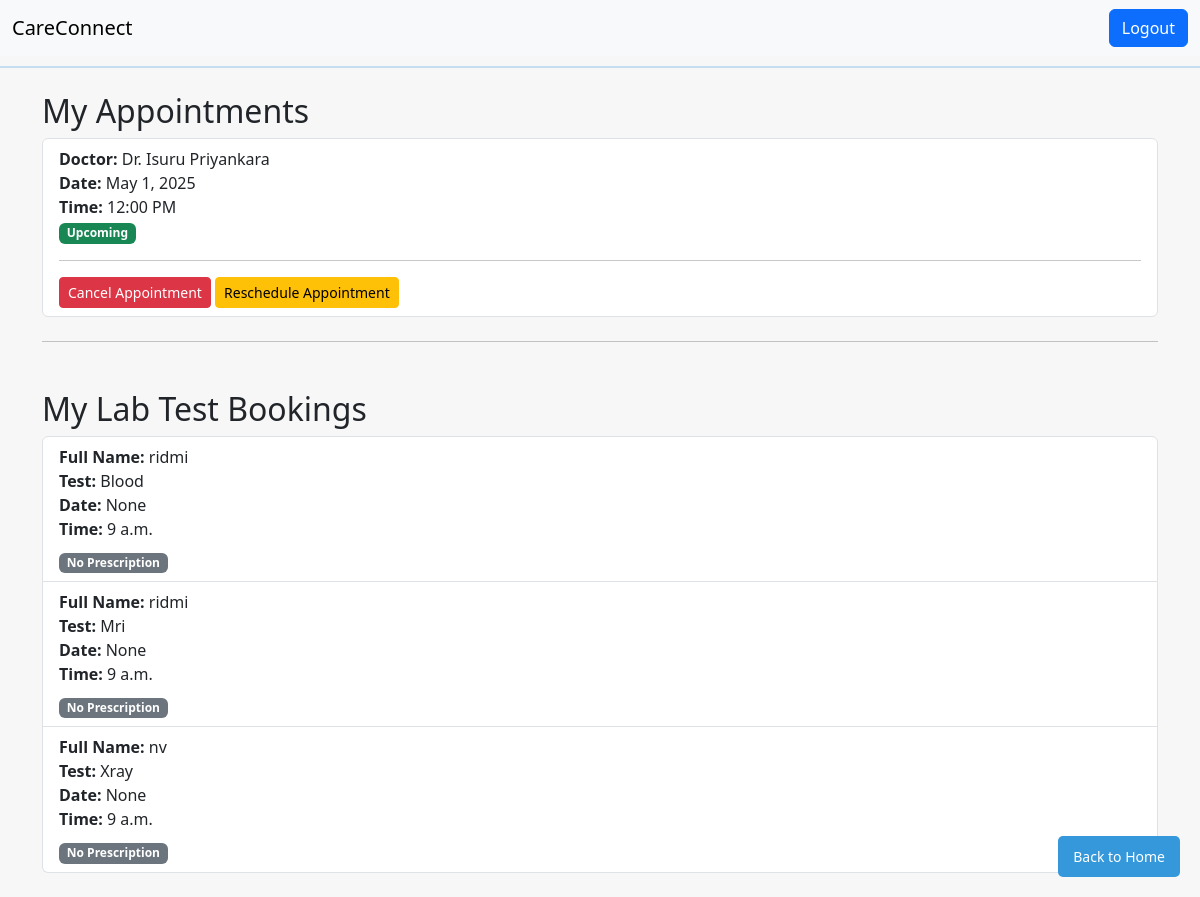
Before: /dashboard/ (signed in) with the older database file.
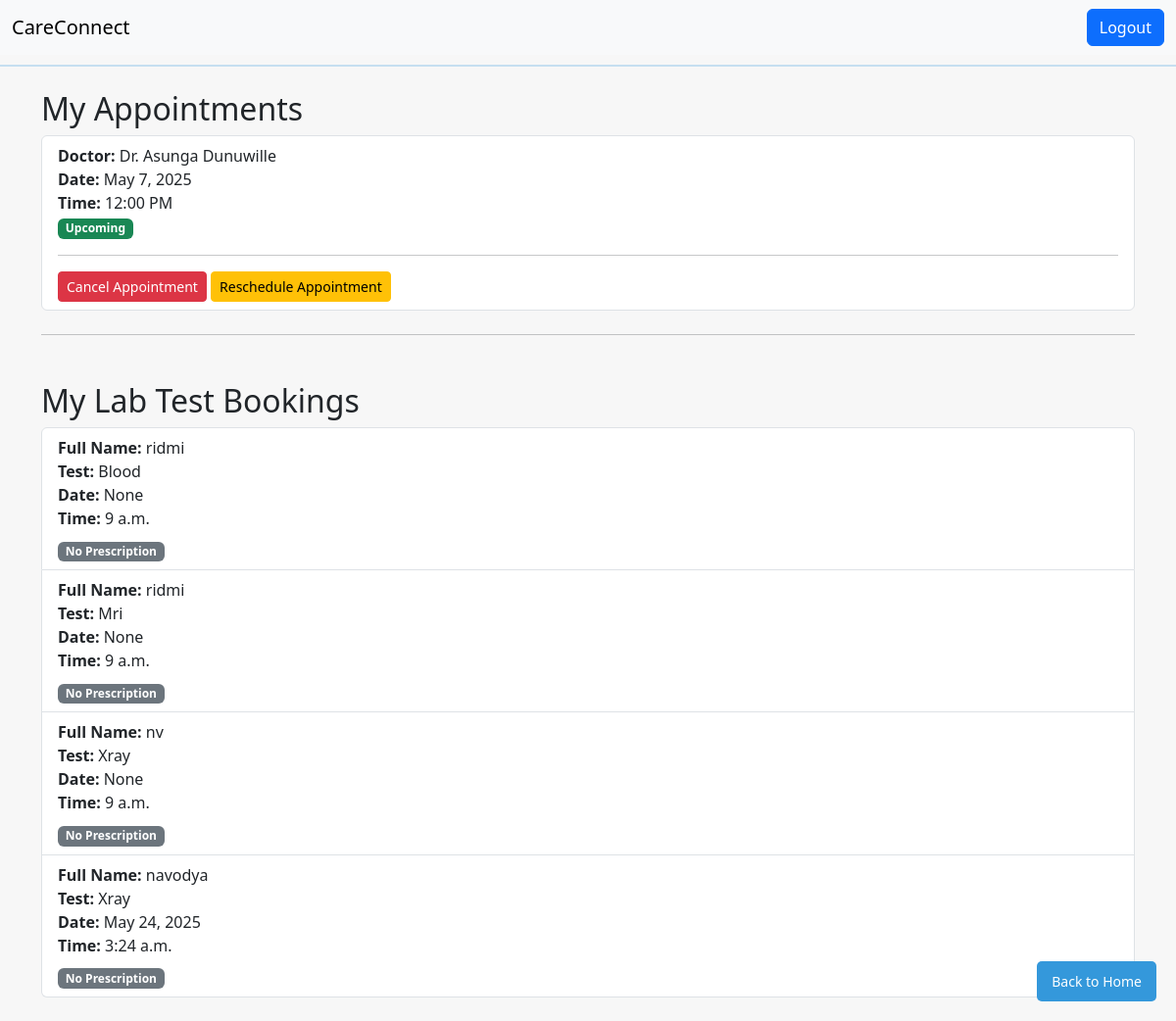
After: the same page with the newer database file.
### core/models.py (models this page shows, shortened)
class Appointment(models.Model):
    PAYMENT_METHOD_CHOICES = [
        ('online', 'Online Payment'),
        ('cash', 'Cash at Visit'),
    ]
    STATUS_CHOICES = [
        ('upcoming', 'Upcoming'),
        ('completed', 'Completed'),
        ('canceled', 'Canceled'),
    ]
    user = models.ForeignKey(User, on_delete=models.CASCADE)
    doctor = models.ForeignKey(Doctor, on_delete=models.CASCADE)
    date = models.DateField()
    time_slot = models.CharField(max_length=50)
    status = models.CharField(max_length=20, choices=STATUS_CHOICES, default='upcoming')
    payment_method = models.CharField(
        max_length=10,
        choices=PAYMENT_METHOD_CHOICES,
        default='online'
    )
    is_paid = models.BooleanField(default=False)
    class Meta:
        unique_together = ('doctor', 'date', 'time_slot')  # Prevent double bookings

class Doctor(models.Model):
    name = models.CharField(max_length=100)
    specialty = models.CharField(max_length=100)
    qualification = models.TextField(blank=True, null=True)
    availability = models.BooleanField(default=True)
    image = models.ImageField(upload_to='doctor_images/', null=True, blank=True)
    rating = models.FloatField(default=0.0)
    consultation_fee = models.DecimalField(max_digits=10, decimal_places=2, default=0.00)

class LabTestBooking(models.Model):
    user = models.ForeignKey(User, on_delete=models.CASCADE)
    full_name = models.CharField(max_length=100)
    email = models.EmailField(default='abc@gmail.com')  # Default email value
    test = models.CharField(max_length=50)
    preferred_date = models.DateField(null=True, blank=True)
    preferred_time = models.TimeField(default="09:00:00")  # Default time value
    prescription = models.FileField(upload_to='prescriptions/', null=True, blank=True)
    notes = models.TextField(blank=True)
    submitted_at = models.DateTimeField(auto_now_add=True)

### core/views.py (the view)
# urls.py: path('dashboard/', views.dashboard, name='dashboard'), #Display dashboard
@login_required
def dashboard(request):
    user = request.user
    appointments = Appointment.objects.filter(user=request.user)
    lab_tests = LabTestBooking.objects.filter(user=request.user)
    return render(request, 'dashboard.html', {
        'appointments': appointments,
        'lab_tests': lab_tests,
    })

### templates/dashboard.html (shortened to what this page needs)
{% extends 'base.html' %}
{% block content %}
<h2>My Appointments</h2>
{% if appointments %}
    <ul class="list-group">
        {% for appointment in appointments %}
            <li class="list-group-item">
                <strong>Doctor:</strong> {{ appointment.doctor.name }} <br>
                <strong>Date:</strong> {{ appointment.date }} <br>
                <strong>Time:</strong> {{ appointment.time_slot }} <br>
                {% if appointment.status == 'upcoming' %}
                    <span class="badge bg-success">Upcoming</span>
                {% elif appointment.status == 'completed' %}
                    <span class="badge bg-primary">Completed</span>
                {% elif appointment.status == 'canceled' %}
                    <span class="badge bg-danger">Canceled</span>
                {% endif %}
                <hr>
                <div class="mt-2">
                    {% if appointment.status == 'upcoming' %}
                        <form method="POST" action="{% url 'cancel_appointment' appointment.id %}" style="display:inline;">
                            <button type="submit" class="btn btn-danger btn-sm">Cancel Appointment</button>
                        </form>
                        <a href="{% url 'reschedule_appointment' appointment.id %}" class="btn btn-warning btn-sm ml-2">Reschedule Appointment</a>
                    {% endif %}
                </div>
            </li>
        {% endfor %}
    </ul>
{% else %}
    <p>No doctor appointments found.</p>
{% endif %}
<hr class="my-4">
<h2 class="mt-5">My Lab Test Bookings</h2>
{% if lab_tests %}
    <ul class="list-group">
        {% for test in lab_tests %}
            <li class="list-group-item">
                <strong>Full Name:</strong> {{ test.full_name }} <br>
                <strong>Test:</strong> {{ test.test|title }} <br>
                <strong>Date:</strong> {{ test.preferred_date }} <br>
                <strong>Time:</strong> {{ test.preferred_time }} <br>
                <div class="mt-2">
                    {% if test.prescription %}
                        <a href="{{ test.prescription.url }}" target="_blank" class="btn btn-primary btn-sm">View Prescription</a>
                    {% else %}
                        <span class="badge bg-secondary">No Prescription</span>
                    {% endif %}
                </div>
            </li>
        {% endfor %}
    </ul>
{% else %}
    <p>No lab test appointments found.</p>
{% endif %}
<a href="/" class="home-button">Back to Home</a>
{% endblock %}

Changed rows visible on the page:
removed Appointment: doctor.name "Dr. Isuru Priyankara", date "May 1, 2025", time_slot "12:00 PM", status "Upcoming"
added Appointment: doctor.name "Dr. Asunga Dunuwille", date "May 7, 2025", time_slot "12:00 PM", status "Upcoming"
added LabTestBooking: full_name "navodya", test "Xray", preferred_date "May 24, 2025", preferred_time "3:24 a.m.", prescription "No Prescription"
